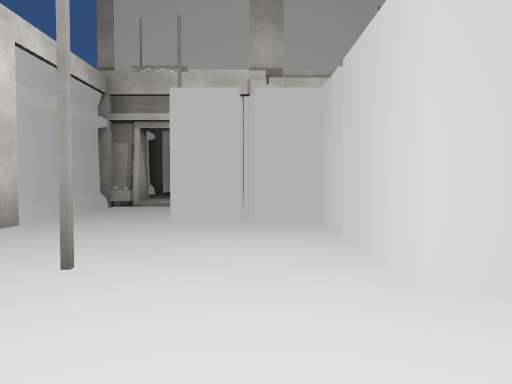
View 1 (above)

14 first-person views from a walk through a 3-D level made in the Unity game engine. The camera is 1.3 m above the floor, tilts 2° down and sees 70° across. The floor is counted in squares, 2 m on a side. Each view is taken from the middle of a square. On the plan, view 1 faces up. The plan holds only what a view shows up to about 11 squares ahead; the rest is blank. The place goes on beyond the plan. Surface patterns are stand-ins for the level's own textures.

View 2
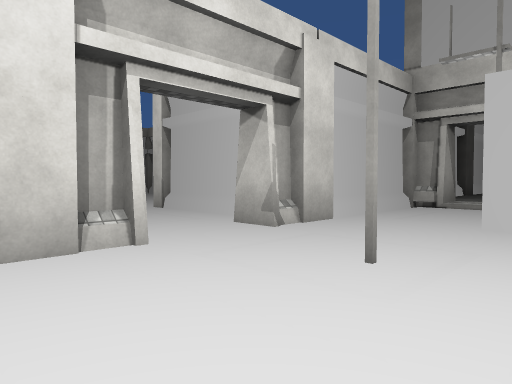

View 3
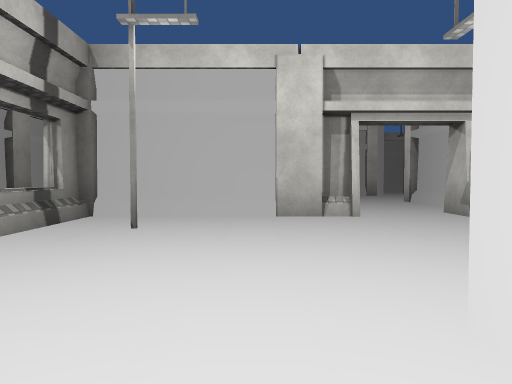

View 4
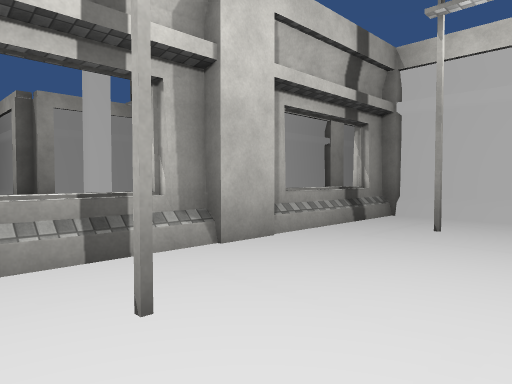

View 5
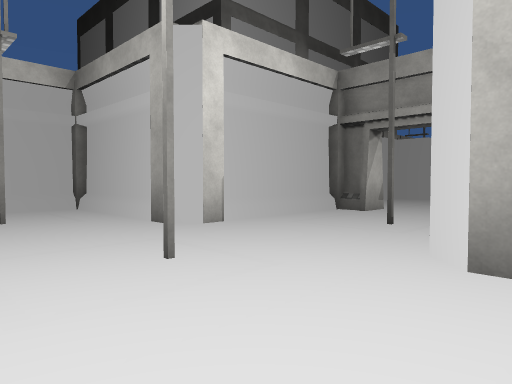

View 6
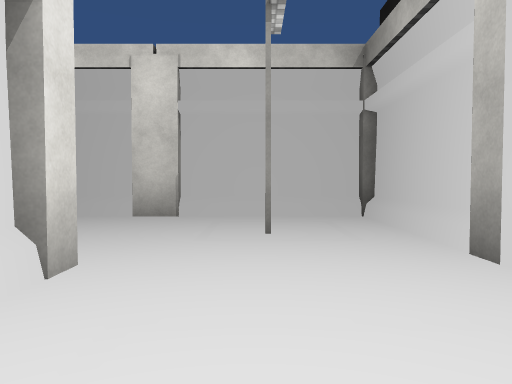

View 7
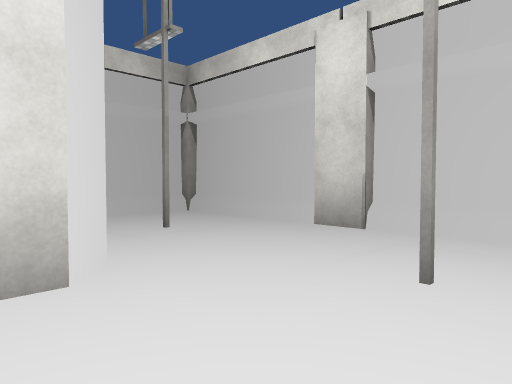

View 8
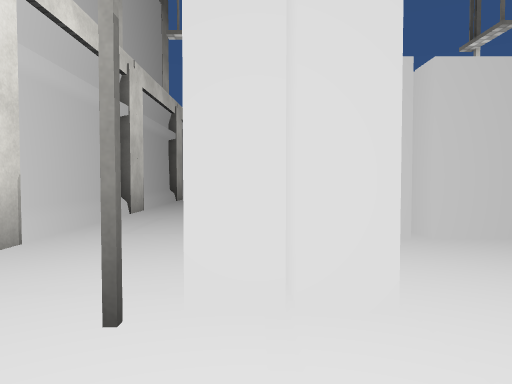

View 9
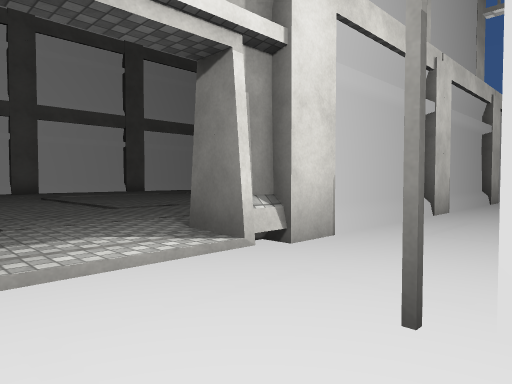

View 10
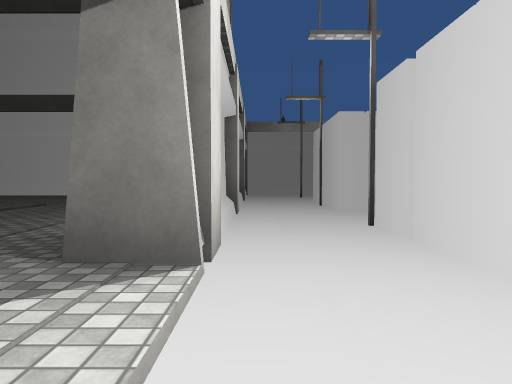

View 11
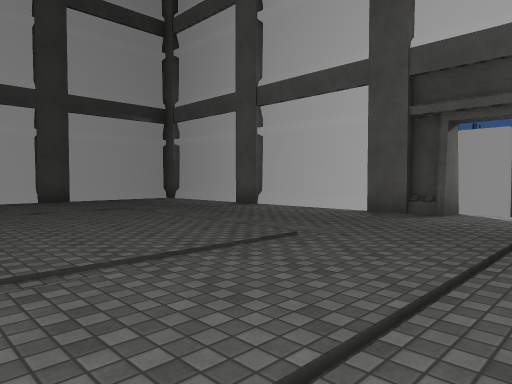

View 12
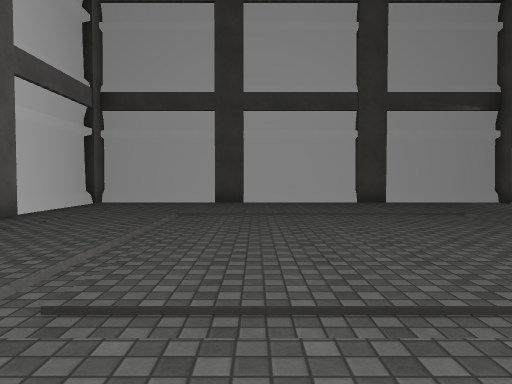

View 13
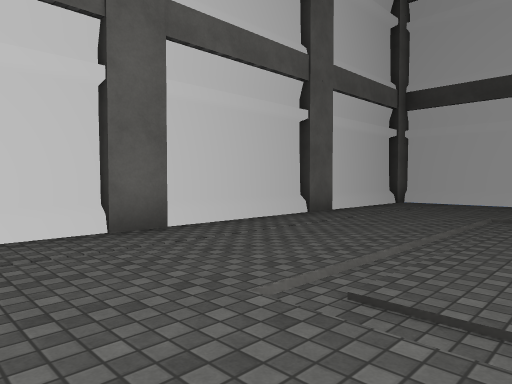

View 14
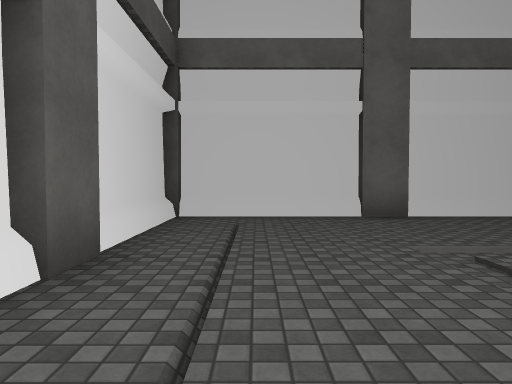

### Floor plan
Key: @ floor where view 1 was taken; # wall or solid block; . main floor; : floor 0.25 m higher than the main floor; - floor 0.25 m lower than the main floor; / step, stairs or slope; O other object.
Columns run from 16 left of view 1 to 10 right of it. Each row starts with its distance up from view 1.
 21             OO##OO##OO## O
 20              ............#
 19             #........../.#
 18             #........../.#
 17             O........../OO
 16             O........../O#
 15              ........../.#
 14              ........../.#
 13              ........../.O
 12              ........../.#
 11              ........../.#
 10              ........../.#
  9  O##OO###     ..OO##OO##OO#
  8 O-------#   O---OO--O---O
  7 #--#----#   #------------
  6   ----#-#   #--OOOO--OOO
  5     O---OO##OO---O   O
  4     O-------O----OO
  3      --#-------#-O
  2      ------------O
  1      ---O    -----OOO
  0      ---O   O---@---
 -1             #-------
 -2             #-#---#-
 -3               //OO/:
 -4
 -5
 -6
 -7         OO##
 -8
 -9
-10
-11                #O

Where each view was taken, in squares from view 1:
view 1: 0 up, 0 right, facing up
view 2: 0 up, 0 right, facing up-left
view 3: 0 up, 3 right, facing left
view 4: 0 up, 3 right, facing down-left
view 5: 0 up, 11 left, facing up-right
view 6: 2 up, 10 left, facing up
view 7: 4 up, 9 left, facing up-left
view 8: 6 up, 3 left, facing right
view 9: 6 up, 3 left, facing up-right
view 10: 8 up, 3 left, facing right
view 11: 16 up, 3 left, facing down-right
view 12: 16 up, 2 left, facing right
view 13: 16 up, 2 left, facing up-right
view 14: 14 up, 2 left, facing up
